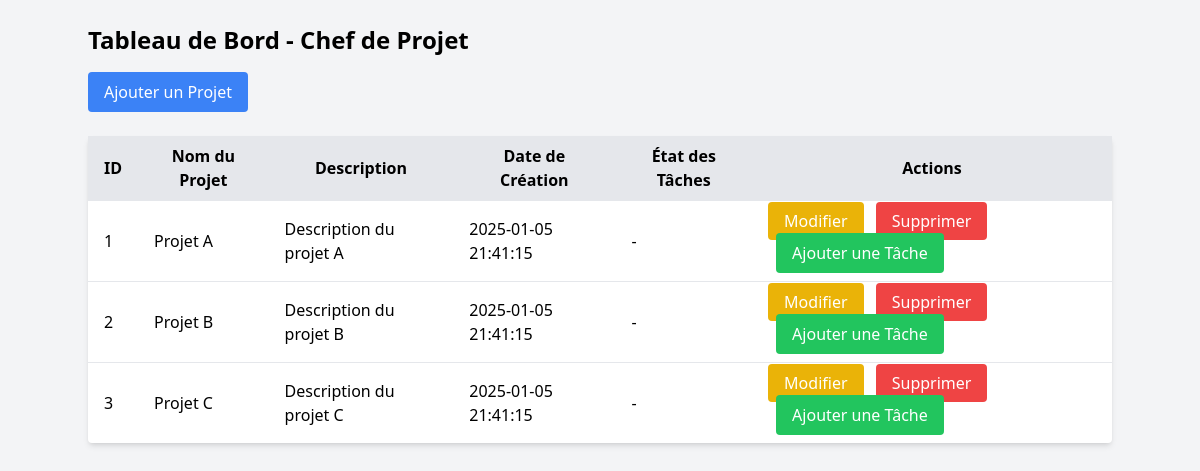
The page /dashboardChef.php on the database its author committed.
### tables this page shows
CREATE TABLE projects (
    id INT AUTO_INCREMENT PRIMARY KEY,
    name VARCHAR(255) NOT NULL,
    description TEXT,
    visibility ENUM('public', 'private') DEFAULT 'private',
    deadline DATE,
    created_by INT,
    FOREIGN KEY (created_by) REFERENCES users(id),
    created_at TIMESTAMP DEFAULT CURRENT_TIMESTAMP
);

### config.php (called while the page is built, shortened)
<?php
class Database {
    private static $instance = null;
    private $connection;
    private function __construct() {
        try {
            $this->connection = new PDO(
                'mysql:host=' . DB_HOST . ';dbname=' . DB_NAME . ';charset=utf8',
                DB_USER, DB_PASS
            );
            $this->connection->setAttribute(PDO::ATTR_ERRMODE, PDO::ERRMODE_EXCEPTION);
        } catch (PDOException $e) {
            die("Erreur de connexion à la base de données : " . $e->getMessage());
        }
    }
    public static function getInstance() {
        if (self::$instance === null) {
            self::$instance = new Database();
        }
        return self::$instance;
    }
    public function getConnection() {
        return $this->connection;
    }
}

### project.php (called while the page is built, shortened)
<?php
require_once 'config.php';
class Project
{
    private $pdo;
    public function __construct()
    {
        $this->pdo = Database::getInstance()->getConnection();
    }
    public function getAllProjects()
    {
        $sql = "SELECT * FROM projects";
        $stmt = $this->pdo->query($sql);
        return $stmt->fetchAll(PDO::FETCH_ASSOC);
    }
}

### dashboardChef.php (the view, shortened to what this page needs)
<?php
require_once 'config.php';
require_once 'project.php';
$projectManager = new Project();
$projects = $projectManager->getAllProjects();
$pdo = Database::getInstance()->getConnection();
$query = "
    SELECT p.id AS project_id, p.name AS project_name, t.id AS task_id, t.title AS task_title, t.status AS task_status, t.assigned_to
    FROM projects p
    LEFT JOIN tasks t ON t.project_id = p.id
    ORDER BY p.id, t.id;
";
$stmt = $pdo->query($query);
$tasks = $stmt->fetchAll(PDO::FETCH_ASSOC);
?>
<!DOCTYPE html>
<html lang="fr">
<head>
    <script src="https://cdn.tailwindcss.com"></script>
</head>
<body class="bg-gray-100 p-6">
    <div class="container mx-auto">
        <h1 class="text-2xl font-bold mb-4">Tableau de Bord - Chef de Projet</h1>
        <button id="openModalBtn" class="bg-blue-500 text-white px-4 py-2 rounded hover:bg-blue-600">
            Ajouter un Projet
        </button>
        <table class="table-auto w-full mt-6 bg-white shadow-md rounded">
            <thead class="bg-gray-200">
                <tr>
                    <th class="px-4 py-2">ID</th>
                    <th class="px-4 py-2">Nom du Projet</th>
                    <th class="px-4 py-2">Description</th>
                    <th class="px-4 py-2">Date de Création</th>
                    <th class="px-4 py-2">État des Tâches</th>
                    <th class="px-4 py-2">Actions</th>
                </tr>
            </thead>
            <tbody>
                <?php if (!empty($projects)): ?>
                    <?php foreach ($projects as $project): ?>
                        <tr class="border-t">
                            <td class="px-4 py-2"><?= htmlspecialchars($project['id']) ?></td>
                            <td class="px-4 py-2"><?= htmlspecialchars($project['name']) ?></td>
                            <td class="px-4 py-2"><?= htmlspecialchars($project['description']) ?></td>
                            <td class="px-4 py-2"><?= htmlspecialchars($project['created_at']) ?></td>
                            <td class="px-4 py-2">
                                <?php
                                $taskStatus = '';
                                foreach ($tasks as $task) {
                                    if ($task['project_id'] == $project['id']) {
                                        $statusClass = '';
                                        $taskStatus .= '<span class="block ' . $statusClass . '">' . htmlspecialchars($task['task_title']) . ' - ' . ucfirst(htmlspecialchars($task['task_status'])) . '</span>';
                                    }
                                }
                                echo $taskStatus ? $taskStatus : 'Aucune tâche assignée';
                                ?>
                            </td>
                            <td class="px-4 py-2">
                                <a href="edit.php?id=<?= $project['id'] ?>" class="bg-yellow-500 text-white px-4 py-2 rounded hover:bg-yellow-600">Modifier</a>
                                <a href="?delete_id=<?= $project['id'] ?>" class="bg-red-500 text-white px-4 py-2 rounded hover:bg-red-600 ml-2" onclick="return confirm('Êtes-vous sûr de vouloir supprimer ce projet ?')">Supprimer</a>
                                <button data-project-id="<?= $project['id'] ?>" class="add-task-btn bg-green-500 text-white px-4 py-2 rounded hover:bg-green-600 ml-2">
                                    Ajouter une Tâche
                                </button>
                            </td>
                        </tr>
                    <?php endforeach; ?>
                <?php else: ?>
                    <tr>
                        <td colspan="6" class="px-4 py-2 text-center">Aucun projet trouvé.</td>
                    </tr>
                <?php endif; ?>
            </tbody>
        </table>
    </div>
</body>
</html>

### rows shown on the page
projects: id "1", name "Projet A", description "Description du projet A", created_at "2025-01-05 21:41:15"
projects: id "2", name "Projet B", description "Description du projet B", created_at "2025-01-05 21:41:15"
projects: id "3", name "Projet C", description "Description du projet C", created_at "2025-01-05 21:41:15"
